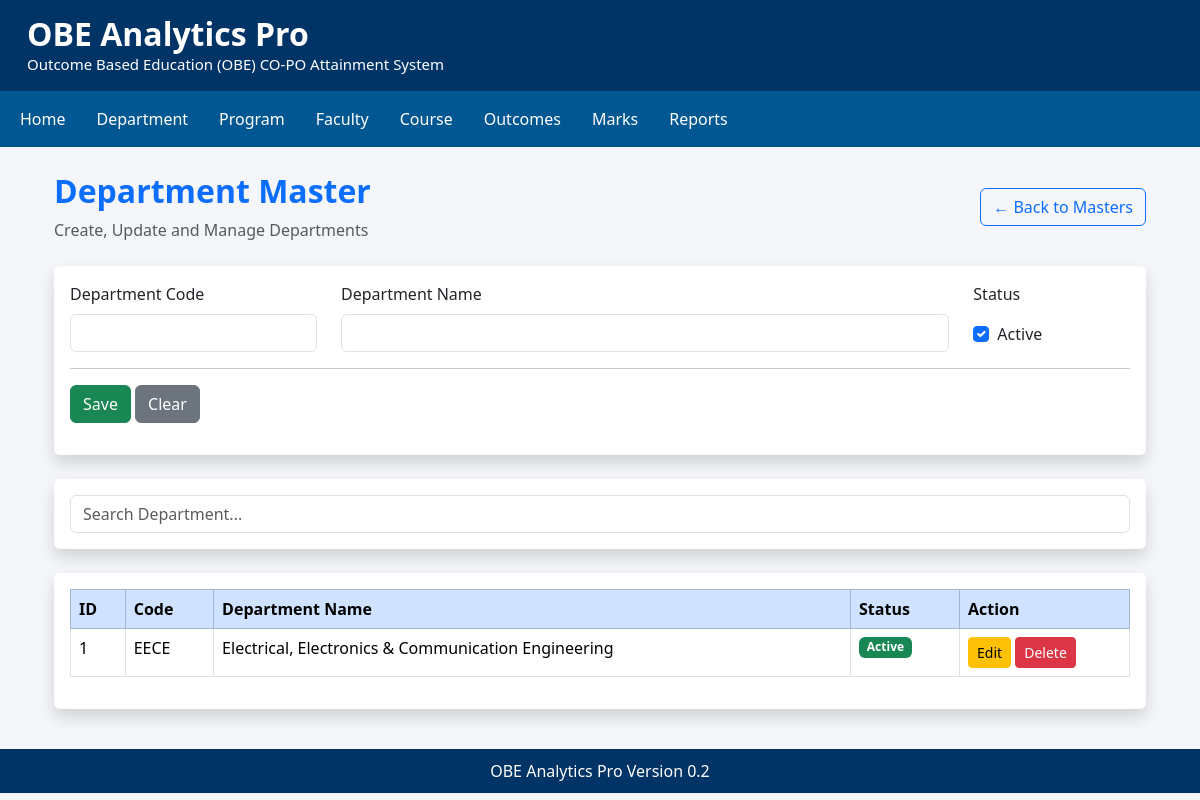
Screenshot of /department with the database file from the repository.
### tables this page shows
CREATE TABLE Department (

            id INTEGER PRIMARY KEY AUTOINCREMENT,

            department_code TEXT NOT NULL UNIQUE,

            department_name TEXT NOT NULL,

            is_active INTEGER NOT NULL DEFAULT 1,

            created_on TIMESTAMP DEFAULT CURRENT_TIMESTAMP,

            updated_on TIMESTAMP

        );

### modules/department.py (the view)
@router.get("/department")
def department(request: Request):
    departments = get_all_departments()
    return templates.TemplateResponse(
        request=request,
        name="department.html",
        context={
            "title": "Department",
            "department": None,
            "departments": departments
        }
    )

### templates/department.html (shortened to what this page needs)
{% extends "base.html" %}
{% block content %}
<div class="container mt-4">
    <div class="d-flex justify-content-between align-items-center mb-4">
        <div>
            <h2 class="fw-bold text-primary">Department Master</h2>
            <p class="text-muted mb-0">
                Create, Update and Manage Departments
            </p>
        </div>
        <a href="/masters" class="btn btn-outline-primary">
            ← Back to Masters
        </a>
    </div>
    <div class="card shadow">
        <div class="card-body">
            {% if department %}
            <form action="/department/update/{{ department.id }}" method="post">
            {% else %}
            <form action="/department/save" method="post">
            {% endif %}
                <div class="row">
                    <div class="col-md-3">
                        <label class="form-label">
                            Department Code
                        </label>
                        <input
                            type="text"
                            name="department_code"
                            class="form-control"
                            maxlength="10"
                            style="text-transform:uppercase"
                            required
                            value="{% if department %}{{ department.department_code }}{% endif %}"
                        >
                    </div>
                    <div class="col-md-7">
                        <label class="form-label">
                            Department Name
                        </label>
                        <input
                            type="text"
                            name="department_name"
                            class="form-control"
                            maxlength="100"
                            required
                            value="{% if department %}{{ department.department_name }}{% endif %}"
                        >
                    </div>
                    <div class="col-md-2">
                        <label class="form-label">
                            Status
                        </label>
                        <div class="form-check mt-2">
                            <input
                                class="form-check-input"
                                type="checkbox"
                                name="is_active"
                                value="1"
                                {% if not department or department.is_active %}
                                checked
                                {% endif %}
                            >
                            <label class="form-check-label">
                                Active
                            </label>
                        </div>
                    </div>
                </div>
                <hr>
                {% if department %}
                <button class="btn btn-warning">
                    Update
                </button>
                {% else %}
                <button class="btn btn-success">
                    Save
                </button>
                {% endif %}
                <a href="/department" class="btn btn-secondary">
                    Clear
                </a>
            </form>
        </div>
    </div>
    <div class="card shadow mt-4">
        <div class="card-body">
            <input
                type="text"
                id="searchBox"
                class="form-control"
                placeholder="Search Department..."
                onkeyup="searchTable()"
            >
        </div>
    </div>
    <div class="card shadow mt-4">
        <div class="card-body">
            <table class="table table-bordered table-hover" id="deptTable">
                <thead class="table-primary">
                    <tr>
                        <th>ID</th>
                        <th>Code</th>
                        <th>Department Name</th>
                        <th>Status</th>
                        <th width="170">Action</th>
                    </tr>
                </thead>
                <tbody>
                {% for d in departments %}
                    <tr>
                        <td>{{ d.id }}</td>
                        <td>{{ d.department_code }}</td>
                        <td>{{ d.department_name }}</td>
                        <td>
                            {% if d.is_active %}
                                <span class="badge bg-success">
                                    Active
                                </span>
                            {% else %}
                                <span class="badge bg-danger">
                                    Inactive
                                </span>
                            {% endif %}
                        </td>
                        <td>
                            <a
                                href="/department/edit/{{ d.id }}"
                                class="btn btn-sm btn-warning"
                            >
                                Edit
                            </a>
                            <a
                                href="/department/delete/{{ d.id }}"
                                class="btn btn-sm btn-danger"
                                onclick="return confirm('Delete this Department?')"
                            >
                                Delete
                            </a>
                        </td>
                    </tr>
                {% endfor %}
                </tbody>
            </table>
        </div>
    </div>
</div>
{% endblock %}

### templates/base.html (style rules this page uses)
body { background:#f4f6f9; font-family:"Segoe UI",Tahoma,Verdana,sans-serif; }
.card { border:none; box-shadow:0 2px 8px rgba(0,0,0,.10); }

### rows the page displays
Department: id "1", department_code "EECE", department_name "Electrical, Electronics & Communication Engineering", is_active "Active"
